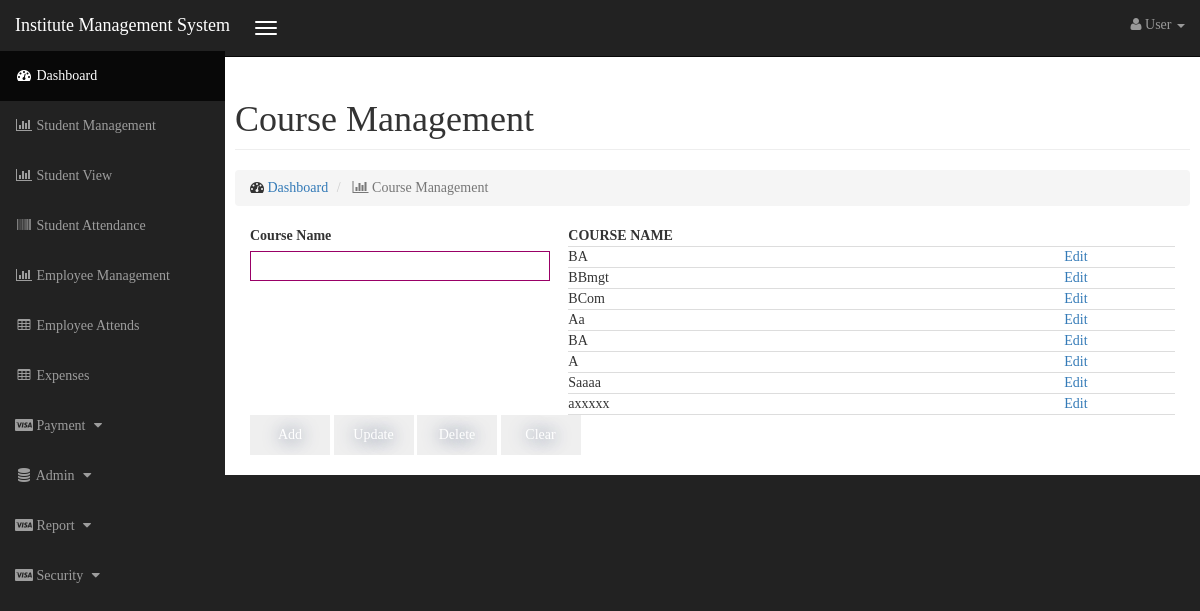
The page /course.php on the database its author committed.
### tables this page shows
CREATE TABLE `course_tbl` (
  `id` int(11) NOT NULL AUTO_INCREMENT,
  `Name` varchar(50) DEFAULT NULL,
  `CreateDate` datetime DEFAULT NULL,
  `CreateUser` varchar(20) DEFAULT NULL,
  `Status` int(11) DEFAULT NULL,
  PRIMARY KEY (`id`)
);

### dbconfig.php (called while the page is built, shortened)
<?php
function connection()
{
    $servername = "localhost";
    $username = "root";
    $password = "525625";
    $database = "kelanidb";
    $conn = new mysqli($servername, $username, $password,$database);
    return $conn;
}
function getData($query){
    $result = mysqli_query(connection(),$query);
    return $result;
}
?>

### course.php (the view, shortened to what this page needs)
<!DOCTYPE html>
<html lang="en">
<head>
<link href="./css/bootstrap.min.css" rel="stylesheet">
<link href="./css/sb-admin.css" rel="stylesheet">
<link href="./css/plugins/morris.css" rel="stylesheet">
<link href="./font-awesome/css/font-awesome.min.css" rel="stylesheet" type="text/css">
<link href="./css/formcss.css" rel="stylesheet" type="text/css">
</head><body>
<?php
include_once './inc/top.php';
include_once 'dbconfig.php';
?>
    <div id="wrapper">
        <div id="page-wrapper">
            <div class="container-fluid">
                <div class="row">
                    <div class="col-lg-">
                        <h1 class="page-header">
                            Course Management
                        </h1>
                        <ol class="breadcrumb">
                            <li>
                                <i class="fa fa-dashboard"></i>  <a href="index.php">Dashboard</a>
                            </li>
                            <li class="active">
                                <i class="fa fa-bar-chart-o"></i> Course Management
                            </li>
                        </ol>
                    </div>
                </div>
                <form method="post" action="controller/courseController.php" target="_parent" data-toggle="validator">
                    <div class="row">
                        <div class="col-lg-4">
                            <label>Course Name</label><br/>
                            <input type="text" name="txtCourseName"  value="<?php if(isset($_GET['edit'])){ echo $name;} ?>" size="40" required/><br/>
                        </div>
                        <div class="col-lg-8 selecttable">
                            <?php
                            $query = "SELECT * FROM course_tbl";
                            $result =getData($query);
                            echo "<table width='100%'>";
                            echo "<tr><th>COURSE NAME</th><th>&nbsp;</th></tr>";
                            while($row = mysqli_fetch_array($result)){
                                echo "<tr><td>" . $row['Name'] . "</td><td><a href='course.php?edit=".$row['id']."'>Edit</a></td></tr>";
                            }
                            echo "</table>";
                            ?>
                        </div>
                    </div>
                    <div class="row">
                        <div class="col-lg-12">
                            <input name="btnAdd" type="submit" value="Add"/>
                            <input name="btnUpdate" onClick="" type="submit" value="Update"/>
                            <input name="btnDelete" type="submit" value="Delete"/>
                            <input name="btnClear" type="reset" value="Clear"/>
                        </div>
                    </div>
                </form>
            </div>
        </div>
    </div>
</body></html>

### css/sb-admin.css (style rules this page uses)
body { margin-top: 100px; background-color: #222; font-family: Calibri; }
@media (min-width:768px) { body { margin-top: 50px; } }
#wrapper { padding-left: 0; }
#page-wrapper { width: 100%; padding: 0; background-color: #fff; }
@media (min-width:768px) { #wrapper { padding-left: 225px; } }
@media (min-width:768px) { #page-wrapper { padding: 10px; } }

### css/formcss.css (style rules this page uses)
body { overflow-y: scroll; overflow-x: hidden; }
input, textarea, select { margin-bottom:10px; border:1px solid #906; width:300px; font-size:14px !important; }
input, select { height:30px; width:300px; }
input[type=submit], [type=reset], [type="button"] { //background-color:#62387a; display:inline-block; cursor:pointer; color:#ffffff; font-family:Calibri; font-size:18px; height:40px !important; width:80px !important; text-decoration:none; text-shadow:0px 1px 17px #283966; border:none; }
table { font-size:14px; }
th, td { border-bottom: 1px solid #ddd; }

### rows shown on the page
course_tbl: Name "BA"
course_tbl: Name "BBmgt"
course_tbl: Name "BCom"
course_tbl: Name "Aa"
course_tbl: Name "BA"
course_tbl: Name "A"
course_tbl: Name "Saaaa"
course_tbl: Name "axxxxx"
